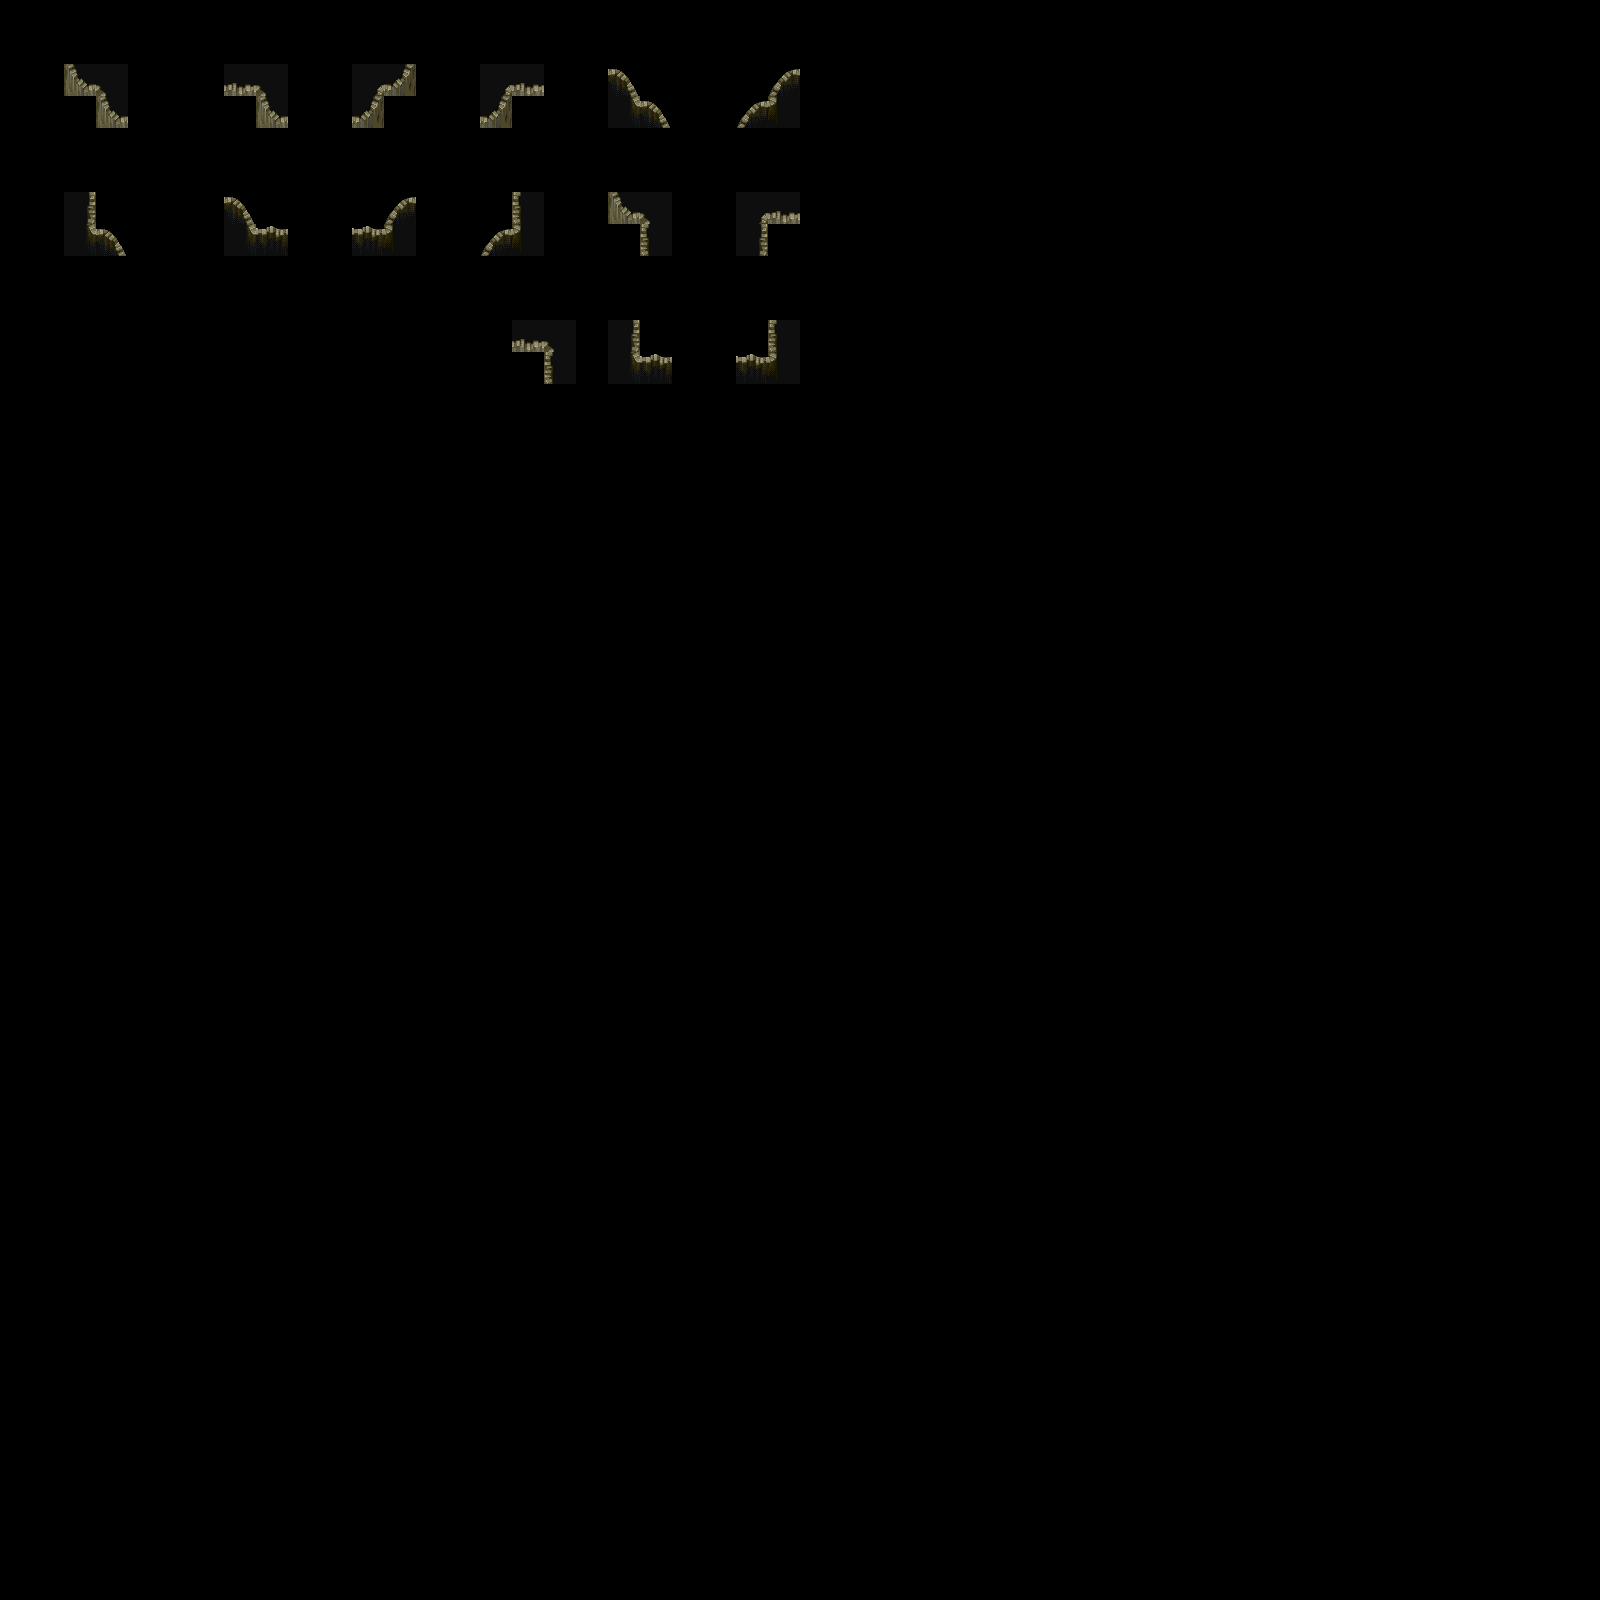

Rendered tile map (Tiled .tmx) drawn with the repository's tilesets; below, a short description and the map source with its tile grids summarised:
An orthogonal 50x50 tile map with 32x32 px tiles, 2 tile layers (input_terrain_upper, output_terrain_upper).

<map version="1.10" tiledversion="1.10.2" orientation="orthogonal" renderorder="right-down" width="50" height="50" tilewidth="32" tileheight="32" infinite="0" nextlayerid="3" nextobjectid="1">
 <tileset firstgid="1" source="../../tilesets/gruta.tsx" />
 <layer id="1" name="input_terrain_upper" width="50" height="50">
  <data>[2500 cells, 30 non-empty, 8 distinct tile ids]</data>
 </layer>
 <layer id="2" name="output_terrain_upper" width="50" height="50">
  <data>[2500 cells, 15 non-empty, 4 distinct tile ids]</data>
 </layer>
</map>
